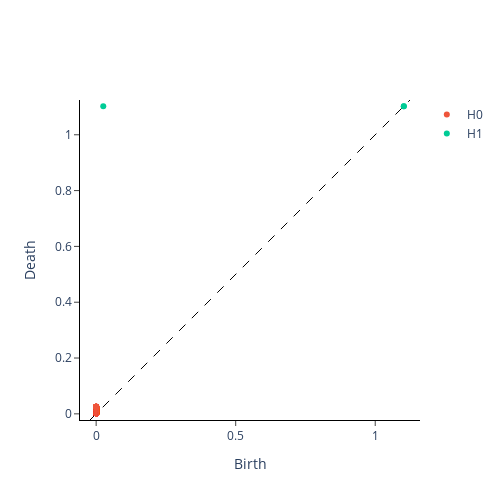
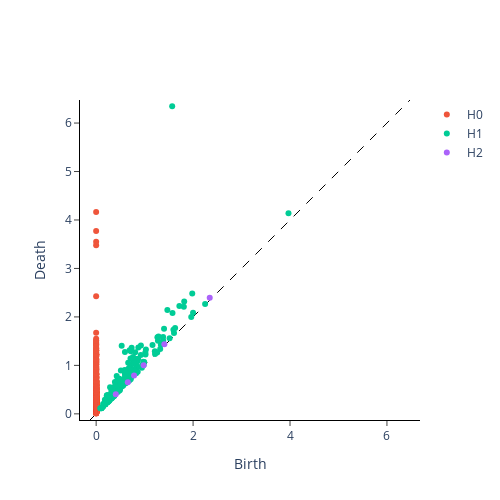

These figures' notebook cell, in order:
### Code cell
from gtda.homology import VietorisRipsPersistence

# 0 - connected components, 1 - loops, 2 - voids
homology_dimensions = [0, 1, 2]

periodic_persistence = VietorisRipsPersistence(
    homology_dimensions=homology_dimensions, n_jobs=6
)
print("Persistence diagram for periodic signal")
periodic_persistence.fit_transform_plot(y_periodic_embedded)

nonperiodic_persistence = VietorisRipsPersistence(
    homology_dimensions=homology_dimensions, n_jobs=6
)
print("Persistence diagram for nonperiodic signal")
nonperiodic_persistence.fit_transform_plot(lorenz_nperiodic_embedded);

### Figure 1 — Plotly figure (JSON) as saved in the notebook; plotly's stock layout.template omitted (floating-point values rounded to 4 significant figures; data arrays with more than 128 entries replaced by an {"elided": "..."} marker saying what was removed)
{"data": [{"hoverinfo": "none", "line": {"color": "black", "dash": "dash", "width": 1}, "mode": "lines", "showlegend": false, "type": "scatter", "x": [-0.02205, 1.125], "y": [-0.02205, 1.125]}, {"hoverinfo": "text", "hovertext": {"elided": "983 str values"}, "mode": "markers", "name": "H0", "type": "scatter", "x": {"elided": "983 int values"}, "y": {"elided": "983 float values"}}, {"hoverinfo": "text", "hovertext": ["(1.102481722831726, 1.1025147438049316)", "(1.1024762392044067, 1.1024795770645142)", "(0.025457104668021202, 1.1025390625)"], "mode": "markers", "name": "H1", "type": "scatter", "x": [1.102, 1.102, 0.02546], "y": [1.103, 1.102, 1.103]}, {"hoverinfo": "text", "hovertext": [], "mode": "markers", "name": "H2", "type": "scatter", "x": [], "y": []}], "layout": {"height": 500, "plot_bgcolor": "white", "width": 500, "xaxis": {"autorange": false, "exponentformat": "e", "linecolor": "black", "linewidth": 1, "mirror": false, "range": [-0.02205, 1.125], "showexponent": "all", "showline": true, "side": "bottom", "ticks": "outside", "title": {"text": "Birth"}, "type": "linear", "zeroline": true}, "yaxis": {"autorange": false, "exponentformat": "e", "linecolor": "black", "linewidth": 1, "mirror": false, "range": [-0.02205, 1.125], "scaleanchor": "x", "scaleratio": 1, "showexponent": "all", "showline": true, "side": "left", "ticks": "outside", "title": {"text": "Death"}, "type": "linear", "zeroline": true}}}

### Figure 2 — Plotly figure (JSON) as saved in the notebook; plotly's stock layout.template omitted (floating-point values rounded to 4 significant figures; data arrays with more than 128 entries replaced by an {"elided": "..."} marker saying what was removed)
{"data": [{"hoverinfo": "none", "line": {"color": "black", "dash": "dash", "width": 1}, "mode": "lines", "showlegend": false, "type": "scatter", "x": [-0.127, 6.476], "y": [-0.127, 6.476]}, {"hoverinfo": "text", "hovertext": {"elided": "985 str values"}, "mode": "markers", "name": "H0", "type": "scatter", "x": {"elided": "985 int values"}, "y": {"elided": "985 float values"}}, {"hoverinfo": "text", "hovertext": {"elided": "200 str values"}, "mode": "markers", "name": "H1", "type": "scatter", "x": {"elided": "200 float values"}, "y": {"elided": "200 float values"}}, {"hoverinfo": "text", "hovertext": ["(2.3433175086975098, 2.3955740928649902)", "(1.4070595502853394, 1.4362261295318604)", "(0.979627788066864, 1.0037583112716675)", "(0.7824339270591736, 0.7896783947944641)", "(0.652977705001831, 0.6534265279769897)", "(0.4055205285549164, 0.4064415395259857)"], "mode": "markers", "name": "H2", "type": "scatter", "x": [2.343, 1.407, 0.9796, 0.7824, 0.653, 0.4055], "y": [2.396, 1.436, 1.004, 0.7897, 0.6534, 0.4064]}], "layout": {"height": 500, "plot_bgcolor": "white", "width": 500, "xaxis": {"autorange": false, "exponentformat": "e", "linecolor": "black", "linewidth": 1, "mirror": false, "range": [-0.127, 6.476], "showexponent": "all", "showline": true, "side": "bottom", "ticks": "outside", "title": {"text": "Birth"}, "type": "linear", "zeroline": true}, "yaxis": {"autorange": false, "exponentformat": "e", "linecolor": "black", "linewidth": 1, "mirror": false, "range": [-0.127, 6.476], "scaleanchor": "x", "scaleratio": 1, "showexponent": "all", "showline": true, "side": "left", "ticks": "outside", "title": {"text": "Death"}, "type": "linear", "zeroline": true}}}
